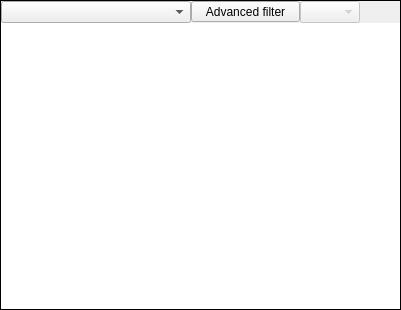
       <widget class="QFrame" name="frame_3">
        <property name="sizePolicy">
         <sizepolicy hsizetype="Preferred" vsizetype="Preferred">
          <horstretch>2</horstretch>
          <verstretch>0</verstretch>
         </sizepolicy>
        </property>
        <property name="minimumSize">
         <size>
          <width>353</width>
          <height>310</height>
         </size>
        </property>
        <property name="frameShape">
         <enum>QFrame::Box</enum>
        </property>
        <property name="frameShadow">
         <enum>QFrame::Plain</enum>
        </property>
        <layout class="QHBoxLayout" name="horizontalLayout_11">
         <property name="spacing">
          <number>0</number>
         </property>
         <property name="leftMargin">
          <number>0</number>
         </property>
         <property name="topMargin">
          <number>0</number>
         </property>
         <property name="rightMargin">
          <number>0</number>
         </property>
         <property name="bottomMargin">
          <number>0</number>
         </property>
         <item>
          <layout class="QVBoxLayout" name="verticalLayout">
           <property name="spacing">
            <number>0</number>
           </property>
           <item>
            <layout class="QHBoxLayout" name="horizontalLayoutThumbnailFilter">
             <property name="spacing">
              <number>0</number>
             </property>
             <item>
              <widget class="QComboBox" name="thumbnailFilter">
               <property name="minimumSize">
                <size>
                 <width>190</width>
                 <height>0</height>
                </size>
               </property>
               <property name="maximumSize">
                <size>
                 <width>250</width>
                 <height>16777215</height>
                </size>
               </property>
              </widget>
             </item>
             <item>
              <widget class="QPushButton" name="advancedThumbnailFilter">
               <property name="sizePolicy">
                <sizepolicy hsizetype="Fixed" vsizetype="Fixed">
                 <horstretch>0</horstretch>
                 <verstretch>0</verstretch>
                </sizepolicy>
               </property>
               <property name="minimumSize">
                <size>
                 <width>109</width>
                 <height>0</height>
                </size>
               </property>
               <property name="maximumSize">
                <size>
                 <width>97</width>
                 <height>21</height>
                </size>
               </property>
               <property name="text">
                <string>Advanced filter</string>
               </property>
              </widget>
             </item>
             <item>
              <widget class="QComboBox" name="thumbnailSort">
               <property name="enabled">
                <bool>false</bool>
               </property>
               <property name="minimumSize">
                <size>
                 <width>60</width>
                 <height>0</height>
                </size>
               </property>
               <property name="maximumSize">
                <size>
                 <width>55</width>
                 <height>16777215</height>
                </size>
               </property>
               <property name="editable">
                <bool>false</bool>
               </property>
               <property name="currentText">
                <string/>
               </property>
               <property name="sizeAdjustPolicy">
                <enum>QComboBox::AdjustToContents</enum>
               </property>
               <property name="iconSize">
                <size>
                 <width>16</width>
                 <height>16</height>
                </size>
               </property>
               <property name="frame">
                <bool>true</bool>
               </property>
              </widget>
             </item>
             <item>
              <spacer name="horizontalSpacerForThumbnailHeader">
               <property name="orientation">
                <enum>Qt::Horizontal</enum>
               </property>
               <property name="sizeHint" stdset="0">
                <size>
                 <width>40</width>
                 <height>20</height>
                </size>
               </property>
              </spacer>
             </item>
            </layout>
           </item>
           <item>
            <widget class="QListWidget" name="thumbWidget">
             <property name="minimumSize">
              <size>
               <width>0</width>
               <height>0</height>
              </size>
             </property>
             <property name="autoFillBackground">
              <bool>false</bool>
             </property>
             <property name="frameShape">
              <enum>QFrame::NoFrame</enum>
             </property>
             <property name="frameShadow">
              <enum>QFrame::Plain</enum>
             </property>
             <property name="lineWidth">
              <number>0</number>
             </property>
             <property name="selectionMode">
              <enum>QAbstractItemView::ExtendedSelection</enum>
             </property>
             <property name="movement">
              <enum>QListView::Static</enum>
             </property>
             <property name="layoutMode">
              <enum>QListView::SinglePass</enum>
             </property>
             <property name="spacing">
              <number>0</number>
             </property>
             <property name="gridSize">
              <size>
               <width>105</width>
               <height>120</height>
              </size>
             </property>
             <property name="viewMode">
              <enum>QListView::IconMode</enum>
             </property>
             <property name="uniformItemSizes">
              <bool>false</bool>
             </property>
             <property name="batchSize">
              <number>16</number>
             </property>
            </widget>
           </item>
          </layout>
         </item>
        </layout>
       </widget>
